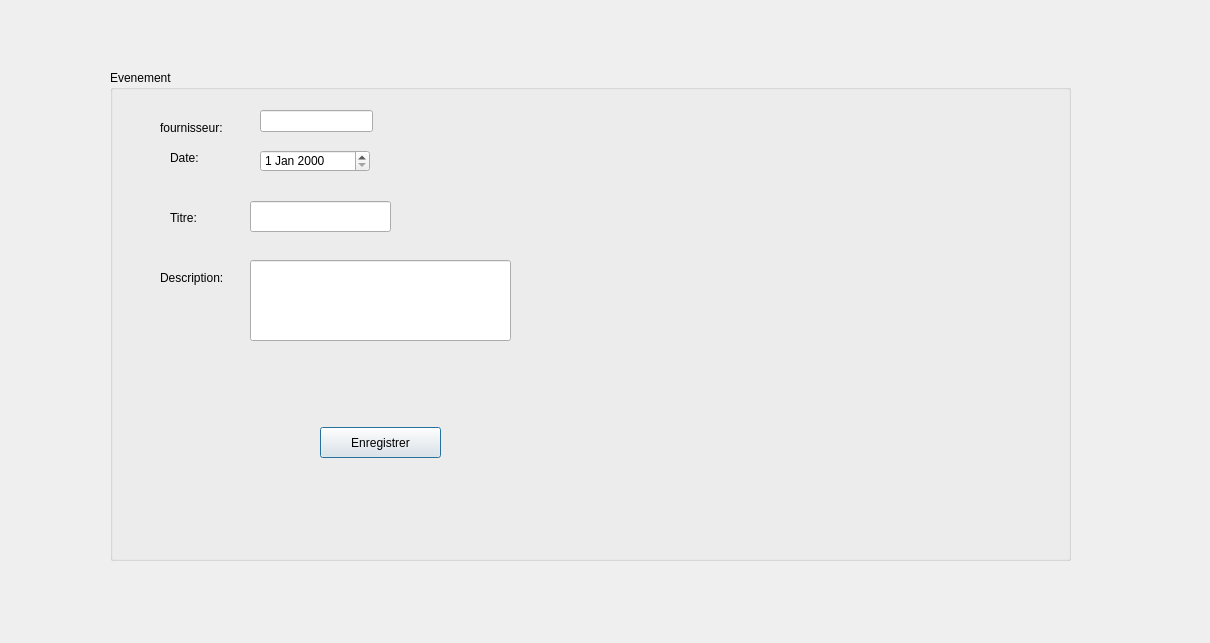
<?xml version="1.0" encoding="UTF-8"?>
<ui version="4.0">
 <class>evenement</class>
 <widget class="QDialog" name="evenement">
  <property name="geometry">
   <rect>
    <x>0</x>
    <y>0</y>
    <width>1210</width>
    <height>643</height>
   </rect>
  </property>
  <property name="windowTitle">
   <string>Dialog</string>
  </property>
  <widget class="QGroupBox" name="groupBox">
   <property name="geometry">
    <rect>
     <x>110</x>
     <y>70</y>
     <width>961</width>
     <height>491</height>
    </rect>
   </property>
   <property name="title">
    <string>Evenement</string>
   </property>
   <widget class="QLabel" name="label">
    <property name="geometry">
     <rect>
      <x>60</x>
      <y>80</y>
      <width>101</width>
      <height>16</height>
     </rect>
    </property>
    <property name="text">
     <string>Date:</string>
    </property>
   </widget>
   <widget class="QLabel" name="label_2">
    <property name="geometry">
     <rect>
      <x>60</x>
      <y>140</y>
      <width>56</width>
      <height>16</height>
     </rect>
    </property>
    <property name="text">
     <string>Titre:</string>
    </property>
   </widget>
   <widget class="QLineEdit" name="le_titre_event">
    <property name="geometry">
     <rect>
      <x>140</x>
      <y>131</y>
      <width>141</width>
      <height>31</height>
     </rect>
    </property>
   </widget>
   <widget class="QLabel" name="label_3">
    <property name="geometry">
     <rect>
      <x>50</x>
      <y>200</y>
      <width>71</width>
      <height>16</height>
     </rect>
    </property>
    <property name="text">
     <string>Description:</string>
    </property>
   </widget>
   <widget class="QLineEdit" name="le_description">
    <property name="geometry">
     <rect>
      <x>140</x>
      <y>190</y>
      <width>261</width>
      <height>81</height>
     </rect>
    </property>
   </widget>
   <widget class="QPushButton" name="pushButton_enregistrer_event">
    <property name="geometry">
     <rect>
      <x>210</x>
      <y>357</y>
      <width>121</width>
      <height>31</height>
     </rect>
    </property>
    <property name="text">
     <string>Enregistrer</string>
    </property>
   </widget>
   <widget class="QDateEdit" name="dateEdit">
    <property name="geometry">
     <rect>
      <x>150</x>
      <y>80</y>
      <width>110</width>
      <height>22</height>
     </rect>
    </property>
   </widget>
   <widget class="QLineEdit" name="le_id_event">
    <property name="geometry">
     <rect>
      <x>150</x>
      <y>40</y>
      <width>113</width>
      <height>22</height>
     </rect>
    </property>
   </widget>
   <widget class="QLabel" name="label_4">
    <property name="geometry">
     <rect>
      <x>50</x>
      <y>50</y>
      <width>81</width>
      <height>16</height>
     </rect>
    </property>
    <property name="text">
     <string>fournisseur:</string>
    </property>
   </widget>
  </widget>
 </widget>
 <resources/>
 <connections/>
</ui>
